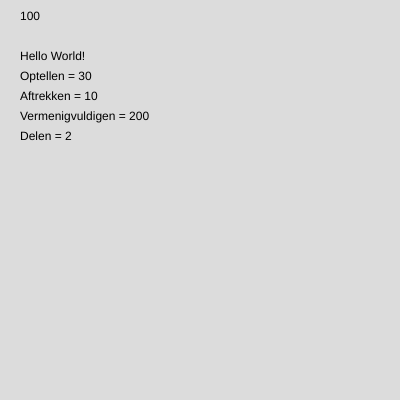
Frame 1 (no input)
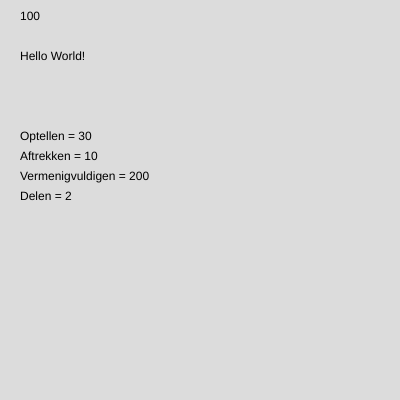
Frame 2 (the mouse pressed at the canvas centre, redrawn once)

The p5.js sketch that drew these frames (run headless with seeded random() and noise() and a simulated clock; the mouse was pressed at the canvas centre and the sketch redrawn once):

// p5.js sketch
// ── sketch.js
let x = 100
let y = 80
let greeting = "Hello World!"
let a = 20
let b = 10
let optellen = a + b
let aftrekken = a - b
let vermenigvuldigen = a * b
let delen = a / b

//variabelen enzo hierboven

function setup() {
  createCanvas(400, 400);
}

function draw() {
  background(220);

  text(x, 20, 20);
  text(greeting, 20, 60); //ding noemt het variable op (is geen string dus geen aanhalingstekens)

  text("Optellen = " + optellen, 20, y); //text met y coordinaat y zodat ie kan veranderen enzo
  noLoop(y = y+ 20); // noLoop stop de text van weg te rennen
  text("Aftrekken = " + aftrekken, 20, y);
  noLoop(y = y + 20);
  text("Vermenigvuldigen = " + vermenigvuldigen, 20, y);
  noLoop(y = y + 20);
  text("Delen = " + delen, 20, y);
}
